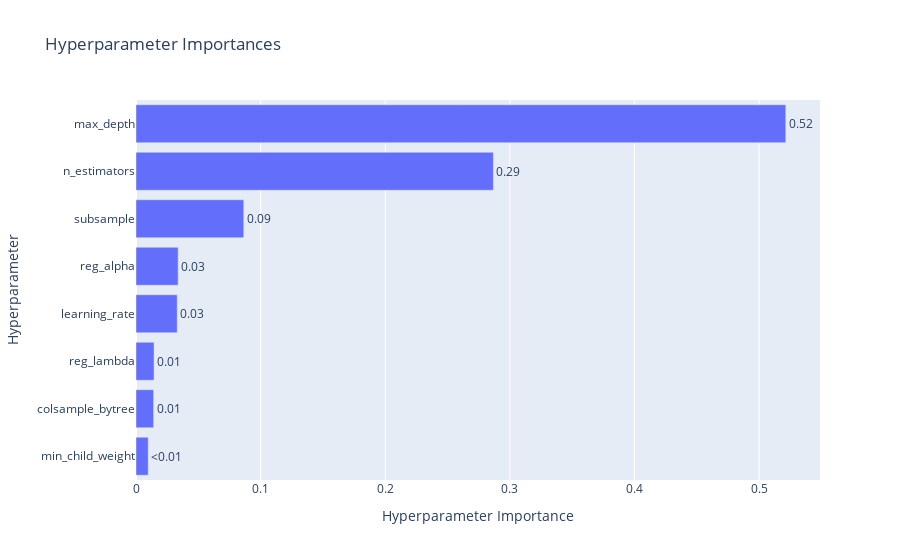

Here is the notebook cell this chart was saved with:
### Code cell
# Parameter Importance:
fig = optuna.visualization.plot_param_importances(study_xgb_all_features,)
fig.show()

### Figure 1 — Plotly figure (JSON) as saved in the notebook; plotly's stock layout.template omitted (floating-point values rounded to 4 significant figures)
{"data": [{"cliponaxis": false, "hovertemplate": ["min_child_weight (IntDistribution): 0.009816222200516636<extra></extra>", "colsample_bytree (FloatDistribution): 0.014136678492880955<extra></extra>", "reg_lambda (FloatDistribution): 0.014492488489394884<extra></extra>", "learning_rate (FloatDistribution): 0.03307648897471399<extra></extra>", "reg_alpha (FloatDistribution): 0.03383139498579008<extra></extra>", "subsample (FloatDistribution): 0.08648306518318394<extra></extra>", "n_estimators (IntDistribution): 0.2867630413944811<extra></extra>", "max_depth (IntDistribution): 0.5214006202790382<extra></extra>"], "name": "Objective Value", "orientation": "h", "text": ["<0.01", "0.01", "0.01", "0.03", "0.03", "0.09", "0.29", "0.52"], "textposition": "outside", "x": [0.009816, 0.01414, 0.01449, 0.03308, 0.03383, 0.08648, 0.2868, 0.5214], "y": ["min_child_weight", "colsample_bytree", "reg_lambda", "learning_rate", "reg_alpha", "subsample", "n_estimators", "max_depth"], "type": "bar"}], "layout": {"title": {"text": "Hyperparameter Importances"}, "xaxis": {"title": {"text": "Hyperparameter Importance"}}, "yaxis": {"title": {"text": "Hyperparameter"}}}}
